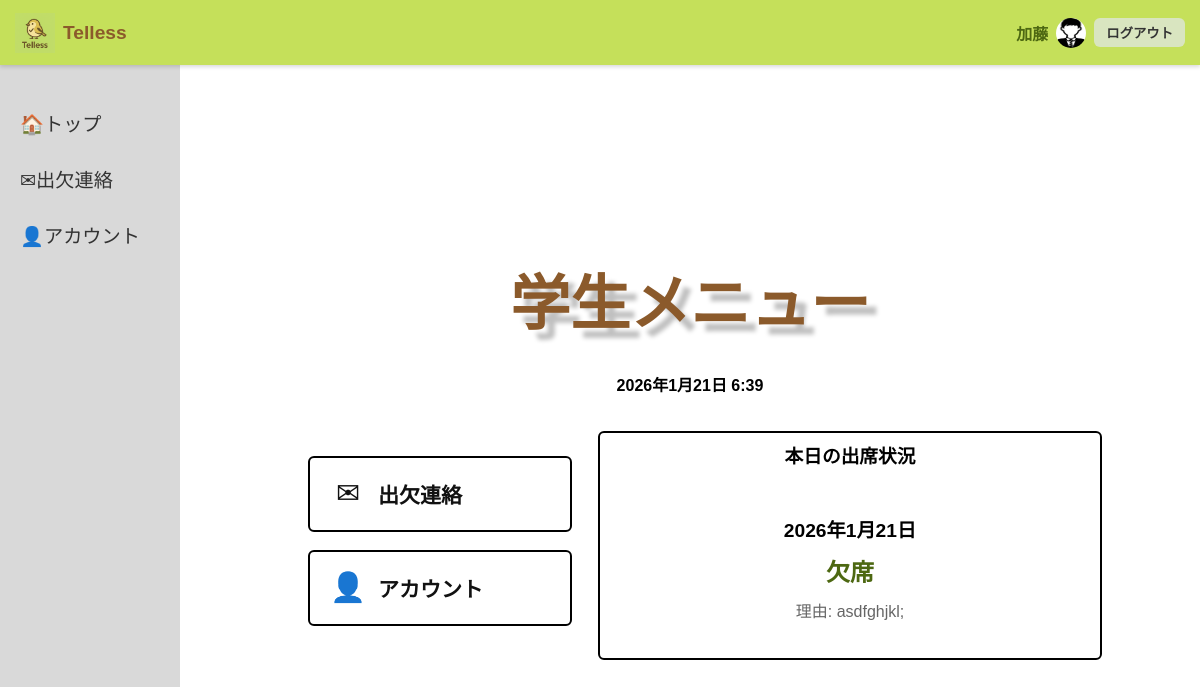
Page /student_index/ (signed in) on the committed database.
### telles/models.py (models this page shows, shortened)
class CustomUser(AbstractUser):
    is_teacher = models.BooleanField(default=False)
    is_student = models.BooleanField(default=False)

class StudentProfile(models.Model):
    user = models.OneToOneField(
        CustomUser,
        on_delete=models.CASCADE,
        related_name='student_profile'
    )
    student_name = models.CharField(max_length=30)
    student_number = models.IntegerField()
    created_by_teacher = models.ForeignKey(
        TeacherProfile,
        on_delete=models.SET_NULL,
        null=True,
        blank=True,
        related_name='students'
    )
    created_at = models.DateTimeField(auto_now_add=True)
    department = models.ForeignKey(
        ClassRegistration,
        on_delete=models.SET_NULL,
        null=True,
        blank=True,
        related_name = 'students'
    )
    academic_year = models.CharField(max_length=10, blank=True, null=True)
    COURSE_YEARS_CHOICES = [
        (1, '1年制'),
        (2, '2年制'),
        (3, '3年制'),
    ]
    course_years = models.IntegerField(
        choices = COURSE_YEARS_CHOICES,
        null=True,
        blank=True
    )
    class Meta:
        db_table = 'student_database'  # 生徒専用テーブル名
        ordering = ['student_number']

class Attendance(models.Model):
    STATUS_CHOICES = [
        ('absent', '欠席'),
        ('late', '遅刻'),
        ('leave', '早退'),
    ]
    student = models.ForeignKey(StudentProfile, on_delete=models.CASCADE)
    date = models.DateField()
    time = models.DateTimeField(default=timezone.now)
    status = models.CharField(max_length=20, choices=STATUS_CHOICES)
    reason = models.TextField(blank=True)
    checked = models.BooleanField(default=False)
    class Meta:
        unique_together = ('student', 'date')
        ordering = ['-date']

### telles/views.py (the view)
# urls.py: path('student_index/', views.student_index_view, name='student_index'),  # ← 学生用トップページ
def student_index_view(request):
    if not request.user.is_authenticated or request.user.is_teacher:
        messages.error(request, "生徒としてログインしてください。")
        return redirect('telles:student_login')
    student = request.user.student_profile
    today_date = date.today()
    attendance = Attendance.objects.filter(student=student, date=today_date).first()
    return render(request, "student_index.html", {
        "student": student,
        "attendance": attendance,
        "date": today_date,
    })

### telles/templates/student_index.html (shortened to what this page needs)
{% extends "stu_base.html" %}
{% block content %}
<section class="content">
    <h1 class="title">学生メニュー</h1>
    <p id="datetime" class="datetime"></p>
    <div class="menu-container">
        <div class="menu-box">
            <div class="buttons-vertical">
                <a href="{% url 'telles:stu_calendar' %}" class="action-card">
                    <div class="action-icon">✉</div>
                    <div class="action-text">出欠連絡</div>
                </a>
                <a href="{% url 'telles:student_account' %}" class="action-card">
                    <div class="action-icon">👤</div>
                    <div class="action-text">アカウント</div>
                </a>
            </div>
        </div>
        <div class="class-box">
            <h3>本日の出席状況</h3>
            <div style="padding: 20px; text-align: center;">
                <p style="font-size: 1.2rem; font-weight: bold; margin-bottom: 10px;">{{ date }}</p>
                {% if attendance %}
                <div style="font-size: 1.5rem; color: #4d6812; font-weight: bold;">
                    {{ attendance.get_status_display }}
                </div>
                {% if attendance.reason %}
                <p style="margin-top: 10px; color: #666;">理由: {{ attendance.reason }}</p>
                {% endif %}
                {% endif %}
            </div>
        </div>
    </div>
</section>
{% endblock %}

### telles/templates/stu_base.html (shortened to what this page needs)
{% load static %}
<!DOCTYPE html>
<html lang="ja">
<head>
  <link rel="stylesheet" href="{% static 'css/styles.css' %}?v={{ now|date:'U' }}">
</head>
<body class="{% block page_class %}{% endblock %}">
  <header class="header">
    <div class="header-left">
      <img src="{% static 'images/テレロン.png' %}" alt="Tellessアイコン" class="app-icon">
      <span class="app-title">Telless</span>
    </div>
    <div class="header-right">
      {% if user.is_authenticated %}
      <span class="username">{{ user.student_profile.student_name }}</span>
      {% if user.username == "teacher001" %}
      <img src="{% static 'images/teacher_icon.jpg' %}" alt="教師アイコン" class="user-icon">
      {% else %}
      <img src="{% static 'images/student_icon.jpg' %}" alt="生徒アイコン" class="user-icon">
      {% endif %}
      <form action="{% url 'telles:logout' %}" method="post" style="display:inline;">
        <button type="submit" class="logout-btn">ログアウト</button>
      </form>
      {% else %}
      <a href="" class="login-link">ログイン</a>
      {% endif %}
    </div>
  </header>
  {% block sidebar %}
  <aside class="sidebar">
    <ul>
      <li><a href="{% url 'telles:student_index' %}">🏠トップ</a></li>
      <li><a href="{% url 'telles:stu_calendar' %}">✉出欠連絡</a></li>
      <li><a href="{% url 'telles:student_account' %}">👤アカウント</a></li>
    </ul>
  </aside>
  {% endblock %}
  <main class="main-content">
    {% block content %}
    {% endblock %}
  </main>
</body>
</html>

### telles/static/css/styles.css (style rules this page uses)
body { margin: 0; font-family: "Hiragino Sans", "Noto Sans JP", sans-serif; }
.header { background-color: #C5E05A; display: flex; justify-content: space-between; align-items: center; height: 65px; padding: 0 15px; position: fixed; top: 0; left: 0; width: 100%; box-shadow: 0 2px 4px rgba(0, 0, 0, 0.15); z-index: 1000; box-sizing: border-box; }
.header-left { display: flex; align-items: center; gap: 8px; flex-shrink: 0; }
.app-icon { width: 40px; height: 40px; }
.app-title { font-size: 1.2rem; font-weight: bold; color: #8b5a2b; }
.header-right { display: flex; align-items: center; gap: 8px; flex-wrap: nowrap; min-width: 0; }
.username { font-weight: bold; color: #4d6812; max-width: 120px; white-space: nowrap; overflow: hidden; text-overflow: ellipsis; }
.user-icon { width: 30px; height: 30px; border-radius: 50%; }
.logout-btn { background-color: #d9e5c0; border: none; border-radius: 6px; padding: 5px 12px; font-weight: bold; color: #333; cursor: pointer; white-space: nowrap; }
.sidebar { background-color: #D9D9D9; position: fixed; top: 65px; left: 0; width: 180px; height: calc(100vh - 65px); padding-top: 30px; }
.sidebar ul { list-style: none; padding: 0; margin: 0; }
.sidebar li { padding: 14px 20px; font-size: 1.2rem; }
.sidebar a { color: #333; text-decoration: none; display: flex; align-items: center; gap: 8px; }
.main-content { margin-left: 180px; margin-top: 65px; min-height: calc(100vh - 65px); background-color: #fff; display: flex; justify-content: center; align-items: center; }
.title { color: #8B5A2B; font-size: 80px; font-weight: bold; text-shadow: 10px 10px 4px rgba(0, 0, 0, 0.25); text-align: center; margin-bottom: 20px; }
.datetime { text-align: center; margin-top: 0; font-size: 30px; font-weight: bold; }
.buttons-vertical { display: flex; flex-direction: column; gap: 18px; width: 220px; }
.action-card { display: flex; align-items: center; gap: 12px; width: 120%; padding: 18px 20px; box-sizing: border-box; background-color: #fff; border: 2px solid #000; border-radius: 6px; text-decoration: none; color: #111; transition: transform 0.08s ease, box-shadow 0.12s ease; }
.action-icon { font-size: 1.8rem; line-height: 1; width: 36px; height: 36px; display: flex; align-items: center; justify-content: center; flex-shrink: 0; }
.action-text { font-size: 21px; font-weight: bold; }
.menu-container { display: flex; justify-content: center; align-items: flex-start; gap: 40px; margin-top: 35px; }
.menu-box { padding: 25px 30px; background: #fff; border-radius: 6px; }
.class-box { border: 2px solid #000; border-radius: 6px; background: #fff; width: 500px; display: flex; flex-direction: column; }
.class-box h3 { text-align: center; margin: 8px 0; }
#datetime, #selected-date { font-size: 16px; margin-bottom: 16px; }
.title { text-align: center; font-size: 60px; margin-bottom: 30px; color: #8B5A2B; }

### rows in the picture
CustomUser: student_profile.student_name "加藤"
Attendance: status "欠席", reason "asdfghjkl;"

### other values in the picture
{{ date }} "2026年1月21日"
